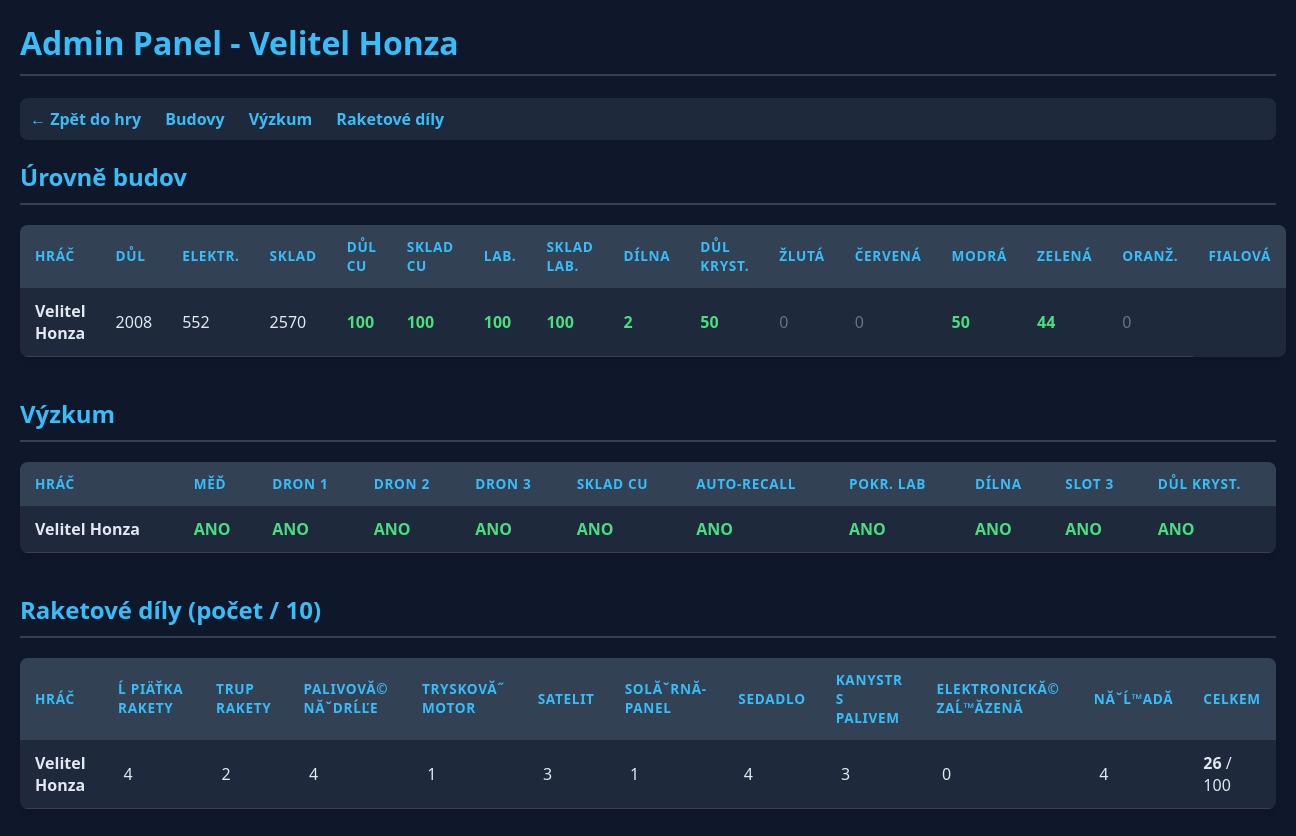
The page /admin.php (signed in) on the database as committed earlier.
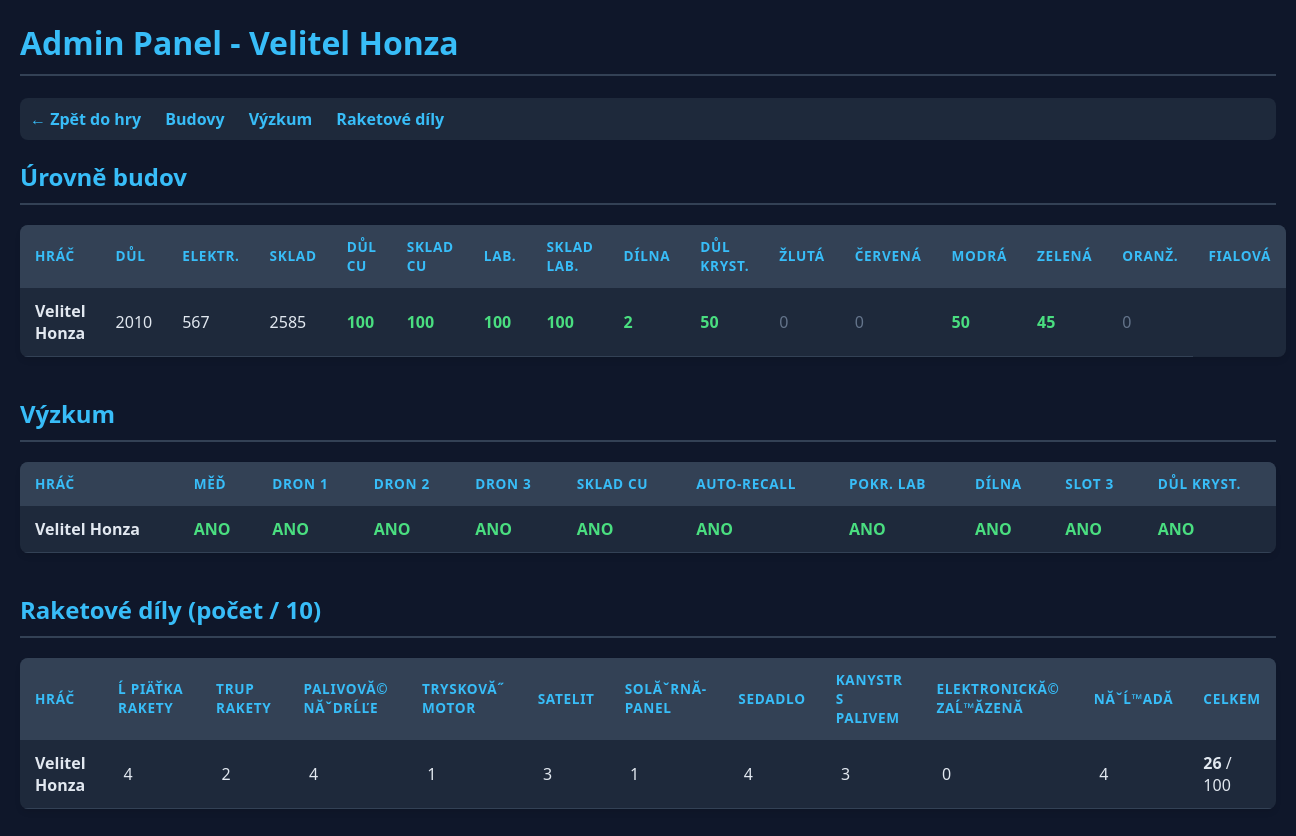
The same page on the database as committed later.
### tables this page shows
CREATE TABLE planets (
    id INTEGER PRIMARY KEY AUTOINCREMENT,
    user_id INTEGER UNIQUE NOT NULL,
    iron_amount REAL DEFAULT 100,
    energy_amount REAL DEFAULT 50,
    mine_level INTEGER DEFAULT 1,
    solar_plant_level INTEGER DEFAULT 1,
    warehouse_level INTEGER DEFAULT 1,
    last_updated DATETIME DEFAULT CURRENT_TIMESTAMP, crystal_amount REAL DEFAULT 0, vehicle_level INTEGER DEFAULT 0, vehicle_hp REAL DEFAULT 100, vehicle_status TEXT DEFAULT 'idle', vehicle_start_time DATETIME, vehicle_recall_time DATETIME, researched_colors TEXT DEFAULT '', res_yellow REAL DEFAULT 0, res_red REAL DEFAULT 0, res_blue REAL DEFAULT 0, res_green REAL DEFAULT 0, res_orange REAL DEFAULT 0, res_purple REAL DEFAULT 0, mine_yellow_lvl INTEGER DEFAULT 0, mine_red_lvl INTEGER DEFAULT 0, mine_blue_lvl INTEGER DEFAULT 0, mine_green_lvl INTEGER DEFAULT 0, mine_orange_lvl INTEGER DEFAULT 0, mine_purple_lvl INTEGER DEFAULT 0, has_drone INTEGER DEFAULT 0, drone_storage REAL DEFAULT 0, vehicle_sensor_lvl INTEGER DEFAULT 1, res_copper REAL DEFAULT 0, mine_copper_lvl INTEGER DEFAULT 0, warehouse_copper_lvl INTEGER DEFAULT 0, research_copper INTEGER DEFAULT 0, research_drone_upgrade INTEGER DEFAULT 0, vehicle2_level INTEGER DEFAULT 0, vehicle2_hp REAL DEFAULT 100, vehicle2_status TEXT DEFAULT 'idle', vehicle2_sensor_lvl INTEGER DEFAULT 1, vehicle2_start_time DATETIME, vehicle2_recall_time DATETIME, research_drone_upgrade_2 INTEGER DEFAULT 0, res_tubes REAL DEFAULT 0, lab_level INTEGER DEFAULT 0, lab_storage_level INTEGER DEFAULT 0, research_advanced_lab INTEGER DEFAULT 0, research_warehouse_copper INTEGER DEFAULT 0, research_drone_upgrade_3 INTEGER DEFAULT 0, research_auto_recall INTEGER DEFAULT 0, research_rocket_workshop INTEGER DEFAULT 0, rocket_workshop_level INTEGER DEFAULT 0, rocket_workshop_status TEXT DEFAULT 'idle', rocket_workshop_started_at DATETIME, rocket_workshop_ready_at DATETIME, rocket_parts TEXT DEFAULT '', rocket_workshop_mode INTEGER DEFAULT 1, rocket_workshop_2_status TEXT DEFAULT 'idle', rocket_workshop_2_started_at DATETIME, rocket_workshop_2_ready_at DATETIME, research_alien_slot_3 INTEGER DEFAULT 0, research_secret_crystal_mine INTEGER DEFAULT 0, secret_crystal_mine_level INTEGER DEFAULT 0,
    FOREIGN KEY(user_id) REFERENCES users(id)
);

CREATE TABLE users (
    id INTEGER PRIMARY KEY AUTOINCREMENT,
    email TEXT UNIQUE NOT NULL,
    password TEXT NOT NULL,
    player_name TEXT NOT NULL,
    created_at DATETIME DEFAULT CURRENT_TIMESTAMP
, last_login DATETIME);

### app/Repositories/PlanetRepository.php (called while the page is built, shortened)
<?php
function findAllPlayersWithPlanets(PDO $db): array {
    $stmt = $db->query("
        SELECT u.player_name, p.*
        FROM users u
        JOIN planets p ON u.id = p.user_id
        ORDER BY u.player_name ASC
    ");
    return $stmt->fetchAll(PDO::FETCH_ASSOC);
}

### app/Support/PlanetHelpers.php (called while the page is built, shortened)
<?php
function getRocketPartDefinitions(): array {
    return [
        'rocket_tip' => "Ĺ piÄŤka rakety",
        'rocket_body' => 'Trup rakety',
        'fuel_tank' => "PalivovĂ© nĂˇdrĹľe",
        'jet_engine' => "TryskovĂ˝ motor",
        'satellite' => 'Satelit',
        'solar_panel' => "SolĂˇrnĂ­ panel",
        'seat' => 'Sedadlo',
        'fuel_canister' => "Kanystr s palivem",
        'electronics' => "ElektronickĂ© zaĹ™Ă­zenĂ­",
        'tools' => "NĂˇĹ™adĂ­"
    ];
}
function getDefaultRocketPartsInventory(): array {
    $inventory = [];
    foreach (getRocketPartDefinitions() as $key => $_label) {
        $inventory[$key] = 0;
    }
    return $inventory;
}
function normalizeRocketPartsInventory($rawInventory): array {
    $inventory = getDefaultRocketPartsInventory();
    $decoded = json_decode($rawInventory, true);
    foreach ($inventory as $key => $defaultValue) {
        $value = $decoded[$key] ?? $defaultValue;
        $inventory[$key] = max(0, min(10, (int) $value));
    }
    return $inventory;
}

### app/Bootstrap/DatabaseMigrations.php (called while the page is built, shortened)
<?php
function initializeDatabase(PDO $db): void {
    $db->exec("CREATE TABLE IF NOT EXISTS users (
        id INTEGER PRIMARY KEY AUTOINCREMENT,
        email TEXT UNIQUE NOT NULL,
        password TEXT NOT NULL,
        player_name TEXT NOT NULL,
        created_at DATETIME DEFAULT CURRENT_TIMESTAMP
    )");
    $db->exec("CREATE TABLE IF NOT EXISTS planets (
        id INTEGER PRIMARY KEY AUTOINCREMENT,
        user_id INTEGER UNIQUE NOT NULL,
        iron_amount REAL DEFAULT 100,
        energy_amount REAL DEFAULT 50,
        mine_level INTEGER DEFAULT 1,
        solar_plant_level INTEGER DEFAULT 1,
        warehouse_level INTEGER DEFAULT 1,
        last_updated DATETIME DEFAULT CURRENT_TIMESTAMP,
        FOREIGN KEY(user_id) REFERENCES users(id)
    )");
    ensurePlanetColumns($db);
}
function ensurePlanetColumns(PDO $db): void {
    $res = $db->query("PRAGMA table_info(planets)");
}

### db.php (called while the page is built, shortened)
<?php
require_once __DIR__ . '/app/Bootstrap/DatabaseConnection.php';
require_once __DIR__ . '/app/Bootstrap/DatabaseMigrations.php';
require_once __DIR__ . '/app/Support/PlanetHelpers.php';
require_once __DIR__ . '/app/Repositories/PlanetRepository.php';
$db = createDatabaseConnection(__DIR__ . '/game.sqlite');
initializeDatabase($db);

### admin.php (the view, shortened to what this page needs)
<?php
require_once 'db.php';
$players = findAllPlayersWithPlanets($db);
$rocketPartDefs = getRocketPartDefinitions();
?>
<!DOCTYPE html>
<html lang="cs">
<head>
</head>
<body>
    <h1>Admin Panel - Velitel Honza</h1>
    <div class="admin-nav">
        <a href="index.php">&larr; Zpět do hry</a>
        <a href="#buildings">Budovy</a>
        <a href="#research">Výzkum</a>
        <a href="#rocket">Raketové díly</a>
    </div>
    <h2 id="buildings">Úrovně budov</h2>
    <table>
        <thead>
            <tr>
                <th>Hráč</th>
                <th>Důl</th>
                <th>Elektr.</th>
                <th>Sklad</th>
                <th>Důl Cu</th>
                <th>Sklad Cu</th>
                <th>Lab.</th>
                <th>Sklad Lab.</th>
                <th>Dílna</th>
                <th>Důl Kryst.</th>
                <th>Žlutá</th>
                <th>Červená</th>
                <th>Modrá</th>
                <th>Zelená</th>
                <th>Oranž.</th>
                <th>Fialová</th>
            </tr>
        </thead>
        <tbody>
            <?php foreach ($players as $p): ?>
            <tr>
                <td><strong><?= htmlspecialchars($p['player_name']) ?></strong></td>
                <td><?= $p['mine_level'] ?></td>
                <td><?= $p['solar_plant_level'] ?></td>
                <td><?= $p['warehouse_level'] ?></td>
                <td class="<?= $p['mine_copper_lvl'] > 0 ? 'val-positive' : 'val-zero' ?>"><?= $p['mine_copper_lvl'] ?></td>
                <td class="<?= $p['warehouse_copper_lvl'] > 0 ? 'val-positive' : 'val-zero' ?>"><?= $p['warehouse_copper_lvl'] ?></td>
                <td class="<?= $p['lab_level'] > 0 ? 'val-positive' : 'val-zero' ?>"><?= $p['lab_level'] ?></td>
                <td class="<?= $p['lab_storage_level'] > 0 ? 'val-positive' : 'val-zero' ?>"><?= $p['lab_storage_level'] ?></td>
                <td class="<?= $p['rocket_workshop_level'] > 0 ? 'val-positive' : 'val-zero' ?>"><?= $p['rocket_workshop_level'] ?></td>
                <td class="<?= $p['mine_yellow_lvl'] > 0 ? 'val-positive' : 'val-zero' ?>"><?= $p['mine_yellow_lvl'] ?></td>
                <td class="<?= $p['mine_red_lvl'] > 0 ? 'val-positive' : 'val-zero' ?>"><?= $p['mine_red_lvl'] ?></td>
                <td class="<?= $p['mine_blue_lvl'] > 0 ? 'val-positive' : 'val-zero' ?>"><?= $p['mine_blue_lvl'] ?></td>
                <td class="<?= $p['mine_green_lvl'] > 0 ? 'val-positive' : 'val-zero' ?>"><?= $p['mine_green_lvl'] ?></td>
                <td class="<?= $p['mine_orange_lvl'] > 0 ? 'val-positive' : 'val-zero' ?>"><?= $p['mine_orange_lvl'] ?></td>
                <td class="<?= $p['mine_purple_lvl'] > 0 ? 'val-positive' : 'val-zero' ?>"><?= $p['mine_purple_lvl'] ?></td>
            </tr>
            <?php endforeach; ?>
        </tbody>
    </table>
    <h2 id="research">Výzkum</h2>
    <table>
        <thead>
            <tr>
                <th>Hráč</th>
                <th>Měď</th>
                <th>Dron 1</th>
                <th>Dron 2</th>
                <th>Dron 3</th>
                <th>Sklad Cu</th>
                <th>Auto-Recall</th>
                <th>Pokr. Lab</th>
                <th>Dílna</th>
                <th>Slot 3</th>
                <th>Důl Kryst.</th>
            </tr>
        </thead>
        <tbody>
            <?php foreach ($players as $p): ?>
            <tr>
                <td><strong><?= htmlspecialchars($p['player_name']) ?></strong></td>
                <td class="<?= $p['research_copper'] ? 'val-researched' : 'val-not-researched' ?>"><?= $p['research_copper'] ? 'ANO' : 'NE' ?></td>
                <td class="<?= $p['research_drone_upgrade'] ? 'val-researched' : 'val-not-researched' ?>"><?= $p['research_drone_upgrade'] ? 'ANO' : 'NE' ?></td>
                <td class="<?= $p['research_drone_upgrade_2'] ? 'val-researched' : 'val-not-researched' ?>"><?= $p['research_drone_upgrade_2'] ? 'ANO' : 'NE' ?></td>
                <td class="<?= ($p['research_drone_upgrade_3'] ?? 0) ? 'val-researched' : 'val-not-researched' ?>"><?= ($p['research_drone_upgrade_3'] ?? 0) ? 'ANO' : 'NE' ?></td>
                <td class="<?= ($p['research_warehouse_copper'] ?? 0) ? 'val-researched' : 'val-not-researched' ?>"><?= ($p['research_warehouse_copper'] ?? 0) ? 'ANO' : 'NE' ?></td>
                <td class="<?= ($p['research_auto_recall'] ?? 0) ? 'val-researched' : 'val-not-researched' ?>"><?= ($p['research_auto_recall'] ?? 0) ? 'ANO' : 'NE' ?></td>
                <td class="<?= ($p['research_advanced_lab'] ?? 0) ? 'val-researched' : 'val-not-researched' ?>"><?= ($p['research_advanced_lab'] ?? 0) ? 'ANO' : 'NE' ?></td>
                <td class="<?= ($p['research_rocket_workshop'] ?? 0) ? 'val-researched' : 'val-not-researched' ?>"><?= ($p['research_rocket_workshop'] ?? 0) ? 'ANO' : 'NE' ?></td>
                <td class="<?= ($p['research_alien_slot_3'] ?? 0) ? 'val-researched' : 'val-not-researched' ?>"><?= ($p['research_alien_slot_3'] ?? 0) ? 'ANO' : 'NE' ?></td>
                <td class="<?= ($p['research_secret_crystal_mine'] ?? 0) ? 'val-researched' : 'val-not-researched' ?>"><?= ($p['research_secret_crystal_mine'] ?? 0) ? 'ANO' : 'NE' ?></td>
            </tr>
            <?php endforeach; ?>
        </tbody>
    </table>
    <h2 id="rocket">Raketové díly (počet / 10)</h2>
    <table>
        <thead>
            <tr>
                <th>Hráč</th>
                <?php foreach ($rocketPartDefs as $label): ?>
                <th><?= htmlspecialchars($label) ?></th>
                <?php endforeach; ?>
                <th>CELKEM</th>
            </tr>
        </thead>
        <tbody>
            <?php foreach ($players as $p):
                $parts = normalizeRocketPartsInventory($p['rocket_parts'] ?? '');
                $totalParts = array_sum($parts);
            ?>
            <tr>
                <td><strong><?= htmlspecialchars($p['player_name']) ?></strong></td>
                <?php foreach ($rocketPartDefs as $key => $label):
                    $count = $parts[$key] ?? 0;
                ?>
                <td>
                    <span class="part-count <?= $count >= 10 ? 'part-full' : '' ?>"><?= $count ?></span>
                </td>
                <?php endforeach; ?>
                <td><strong><?= $totalParts ?></strong> / <?= count($rocketPartDefs) * 10 ?></td>
            </tr>
            <?php endforeach; ?>
        </tbody>
    </table>
</body>
</html>

### admin.php (style rules this page uses)
body { background-color: #0f172a; color: #e2e8f0; font-family: 'Segoe UI', Tahoma, Geneva, Verdana, sans-serif; margin: 20px; }
h1, h2 { color: #38bdf8; border-bottom: 2px solid #334155; padding-bottom: 10px; }
.admin-nav { margin-bottom: 20px; padding: 10px; background: #1e293b; border-radius: 8px; }
.admin-nav a { color: #38bdf8; text-decoration: none; margin-right: 20px; font-weight: bold; }
table { width: 100%; border-collapse: collapse; margin-bottom: 40px; background: #1e293b; border-radius: 8px; overflow: hidden; box-shadow: 0 4px 6px -1px rgb(0 0 0 / 0.1); }
th, td { padding: 12px 15px; text-align: left; border-bottom: 1px solid #334155; }
th { background-color: #334155; color: #38bdf8; text-transform: uppercase; font-size: 0.85rem; letter-spacing: 0.05em; }
.val-zero { color: #64748b; }
.val-positive { color: #4ade80; font-weight: bold; }
.val-researched { color: #4ade80; font-weight: bold; }
.part-count { display: inline-block; width: 20px; text-align: center; border-radius: 3px; margin-right: 5px; }

Rows that differ between the two databases and show on the page:
changed planets "Velitel Honza": mine_level "2008" → "2010"; solar_plant_level "552" → "567"; warehouse_level "2570" → "2585"; mine_orange_lvl "44" → "45"
